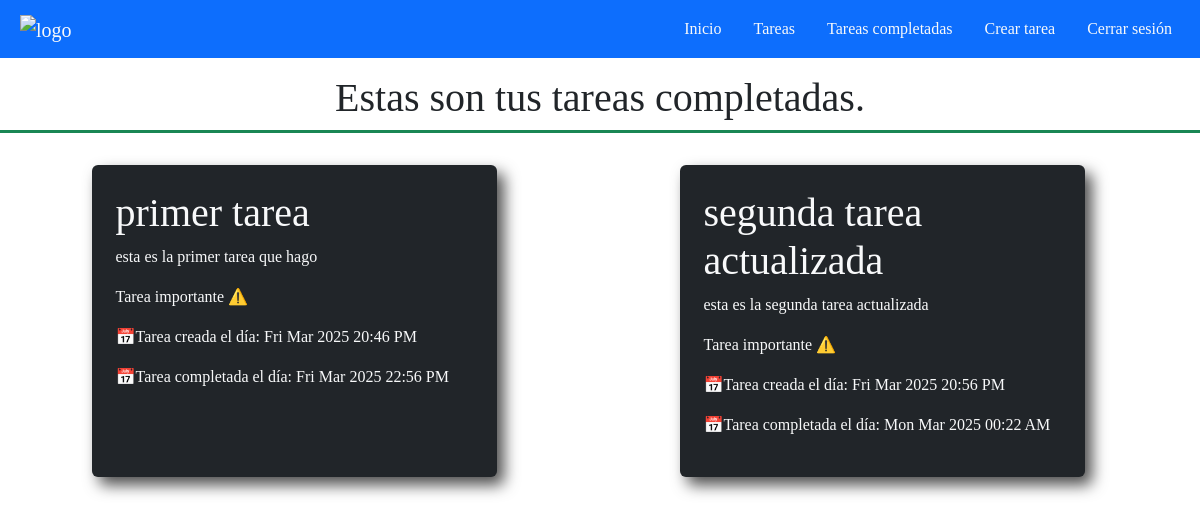
Page /tasksCompleted/ (signed in) on the committed database.
### tasks/models.py (models this page shows, shortened)
class Task(models.Model):
    title = models.CharField(max_length=100)
    description = models.TextField(blank=True)
    created = models.DateTimeField(auto_now_add=True)
    datecompleted = models.DateTimeField(null=True,blank=True) #blank True es para que ese campo sea opcional
    important = models.BooleanField(default=False)
    user = models.ForeignKey(User, on_delete=models.CASCADE)

### tasks/views.py (the view)
# urls.py: path('tasksCompleted/',views.tasksCompleted, name='tasksCompleted'),
def tasksCompleted(request):
    if request.method == "GET":
        tasks = Task.objects.filter(user=request.user,datecompleted__isnull = False)
        return render(request,'tasksCompleted.html',{
            'tasks':tasks
        })

### tasks/templates/tasksCompleted.html
{%extends 'base.html'%}
{%block content%}
    <h1 class="text-center mt-3 fs-1 border-3 border-bottom border-success d-flex align-center justify-content-center w-100 pb-2">Estas son tus tareas completadas.</h1>
    <section class="tasks container-fluid row w-100">
            {%for task in tasks%}
                <div class="col-sm-12 col-xl-6 col-lg-4 col-md-4 d-flex justify-content-center align-items-center p-4">
                    <div class="task p-4 h-100 w-75 bg-dark text-light rounded-2">
                        <h1>
                            {{task.title}}
                        </h1>
                        <p>
                            {{task.description}}
                        </p>
                        <p>
                            {%if task.important == True%}
                                Tarea importante ⚠️
                            {%endif%}
                        </p>
                        <p>📅Tarea creada el día: {{task.created|date:'D M Y H:i A'}}</p>
                        <p>📅Tarea completada el día: {{task.datecompleted|date:'D M Y H:i A'}} </p>
                    </div>
                </div>
            {%endfor%}
    </section>
{%endblock%}

### tasks/static/css/estilos.css (style rules this page uses)
body { font-family:Cambria, Cochin, Georgia, Times, 'Times New Roman', serif; user-select: none; }
.task { box-shadow: 7px 8px 15px rgba(0, 0, 0, 0.7); }

### rows in the picture
Task: title "primer tarea", description "esta es la primer tarea que hago", important "Tarea importante ⚠️", created "Fri Mar 2025 20:46 PM", datecompleted "Fri Mar 2025 22:56 PM"
Task: title "segunda tarea actualizada", description "esta es la segunda tarea actualizada", important "Tarea importante ⚠️", created "Fri Mar 2025 20:56 PM", datecompleted "Mon Mar 2025 00:22 AM"
